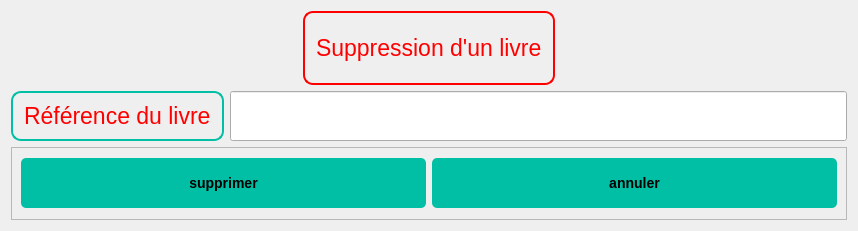
<?xml version="1.0" encoding="UTF-8"?>
<ui version="4.0">
 <class>Dialog</class>
 <widget class="QDialog" name="Dialog">
  <property name="geometry">
   <rect>
    <x>0</x>
    <y>0</y>
    <width>858</width>
    <height>231</height>
   </rect>
  </property>
  <property name="windowTitle">
   <string>Dialog</string>
  </property>
  <property name="styleSheet">
   <string notr="true">QLabel {
    background-color: none;
    border: 2px solid #00BFA5;
    border-radius: 10px;
    padding: 5px;
    color: #000000;
    font-size: 17pt;
    font-family: Arial, sans-serif;
}
QPushButton {
    font-family: &quot;Arial&quot;, sans-serif;
    font-size: 14px;
    font-weight: bold;
    color: #000000;
    background-color: #00BFA5;
    border: none;
    border-radius: 5px;
    padding: 8px 16px;
    text-align: center;
    text-transform: uppercase;
}

QPushButton:hover {
    background-color: #009980;
}
</string>
  </property>
  <layout class="QGridLayout" name="gridLayout">
   <item row="1" column="0">
    <widget class="QLabel" name="label_2">
     <property name="font">
      <font>
       <family>Arial,sans-serif</family>
       <pointsize>17</pointsize>
      </font>
     </property>
     <property name="styleSheet">
      <string notr="true">color : red;</string>
     </property>
     <property name="text">
      <string>Référence du livre</string>
     </property>
    </widget>
   </item>
   <item row="1" column="1">
    <widget class="QLineEdit" name="lineEdit">
     <property name="minimumSize">
      <size>
       <width>0</width>
       <height>50</height>
      </size>
     </property>
     <property name="text">
      <string/>
     </property>
    </widget>
   </item>
   <item row="0" column="0" colspan="2" alignment="Qt::AlignHCenter">
    <widget class="QLabel" name="label">
     <property name="font">
      <font>
       <family>Arial,sans-serif</family>
       <pointsize>17</pointsize>
      </font>
     </property>
     <property name="styleSheet">
      <string notr="true">
QLabel {
  background-color: none;
  border: 2px solid red;
  border-radius: 10px;
  padding: 5px;
  color: red;
  font-size: 17pt;
  font-family: Arial, sans-serif;
  

}
</string>
     </property>
     <property name="text">
      <string>Suppression d'un livre</string>
     </property>
    </widget>
   </item>
   <item row="2" column="0" colspan="2">
    <widget class="QFrame" name="frame">
     <property name="frameShape">
      <enum>QFrame::StyledPanel</enum>
     </property>
     <property name="frameShadow">
      <enum>QFrame::Raised</enum>
     </property>
     <layout class="QGridLayout" name="gridLayout_2">
      <item row="0" column="1">
       <widget class="QPushButton" name="pushButton_2">
        <property name="minimumSize">
         <size>
          <width>0</width>
          <height>50</height>
         </size>
        </property>
        <property name="styleSheet">
         <string notr="true">/* Buttons */
QPushButton {
    font-family: &quot;Arial&quot;, sans-serif;
    font-size: 14px;
    font-weight: bold;
    color: #000000; /* Black text color */
    background-color: #00BFA5; /* Teal button background color */
    border: none;
    border-radius: 5px;
    padding: 8px 16px;
    text-align: center; /* Center align button text */
    text-transform: uppercase; /* Uppercase button text */
}

QPushButton:hover {
    background-color: #009980; /* Darker teal button background color on hover */
}</string>
        </property>
        <property name="text">
         <string>annuler</string>
        </property>
       </widget>
      </item>
      <item row="0" column="0">
       <widget class="QPushButton" name="pushButton">
        <property name="minimumSize">
         <size>
          <width>0</width>
          <height>50</height>
         </size>
        </property>
        <property name="styleSheet">
         <string notr="true">/* Buttons */
QPushButton {
    font-family: &quot;Arial&quot;, sans-serif;
    font-size: 14px;
    font-weight: bold;
    color: #000000; /* Black text color */
    background-color: #00BFA5; /* Teal button background color */
    border: none;
    border-radius: 5px;
    padding: 8px 16px;
    text-align: center; /* Center align button text */
    text-transform: uppercase; /* Uppercase button text */
}

QPushButton:hover {
    background-color: #009980; /* Darker teal button background color on hover */
}</string>
        </property>
        <property name="text">
         <string>supprimer</string>
        </property>
       </widget>
      </item>
     </layout>
    </widget>
   </item>
  </layout>
 </widget>
 <resources/>
 <connections/>
</ui>
